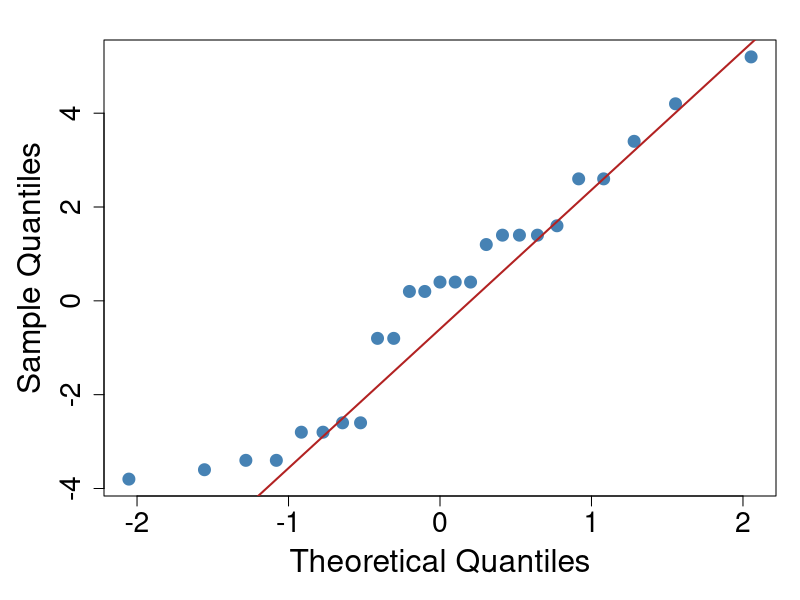
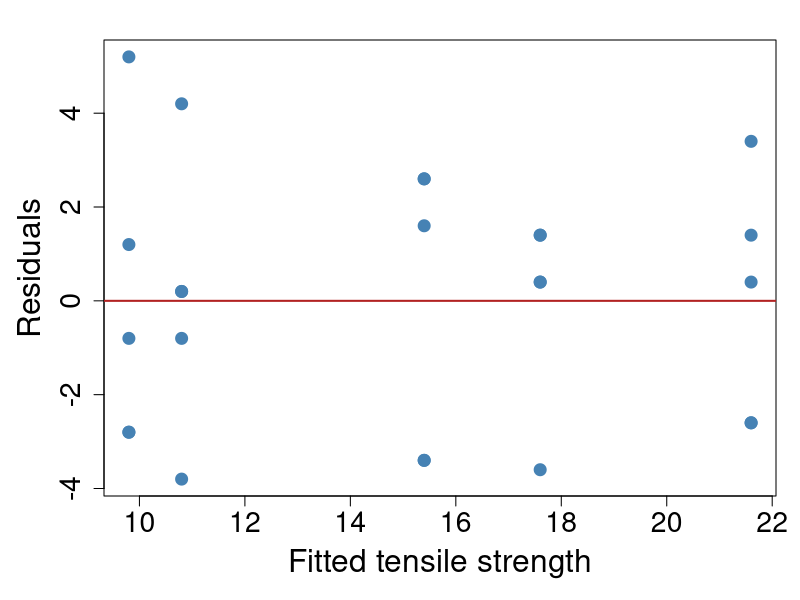

R code for these plots, in order:
### Homework 2 - Question 4(c)
### Residual analysis and model adequacy comments

cotton <- factor(rep(c(15, 20, 25, 30, 35), each = 5))
strength <- c(
   7,  7, 15, 11,  9,
  12, 17, 12, 18, 18,
  14, 19, 19, 18, 18,
  19, 25, 22, 19, 23,
   7, 10, 11, 15, 11
)

data <- data.frame(Cotton = cotton, Strength = strength)
fit <- lm(Strength ~ Cotton, data = data)
res <- resid(fit)
fitted_vals <- fitted(fit)

# Normal Q-Q plot
png("assignments/homework2/q4c_qqplot.png", width = 900, height = 700)
par(cex.lab = 1.9, cex.axis = 1.7, mar = c(5.2, 5.2, 2.0, 1.2))
qqnorm(
  res,
  main = "",
  xlab = "Theoretical Quantiles",
  ylab = "Sample Quantiles",
  pch = 19,
  col = "steelblue",
  cex = 1.6
)
qqline(res, col = "firebrick", lwd = 2)
dev.off()

# Residuals vs fitted
png("assignments/homework2/q4c_residuals_vs_fitted.png", width = 900, height = 700)
par(cex.lab = 1.9, cex.axis = 1.7, mar = c(5.2, 5.2, 2.0, 1.2))
plot(
  fitted_vals,
  res,
  main = "",
  xlab = "Fitted tensile strength",
  ylab = "Residuals",
  pch = 19,
  col = "steelblue",
  cex = 1.6
)
abline(h = 0, col = "firebrick", lwd = 2)
dev.off()

# Optional numeric diagnostic
shapiro_p <- shapiro.test(res)$p.value

cat("Saved Q-Q plot to assignments/homework2/q4c_qqplot.png\n")
cat("Saved residuals-vs-fitted plot to assignments/homework2/q4c_residuals_vs_fitted.png\n")
cat(sprintf("Shapiro-Wilk p-value for residual normality: %.6f\n", shapiro_p))

if (shapiro_p > 0.05) {
  cat("Comment: Residual normality appears reasonable based on Shapiro-Wilk and the Q-Q plot.\n")
} else {
  cat("Comment: Residual normality may be questionable; inspect Q-Q plot carefully.\n")
}
cat("Comment: If residuals-vs-fitted shows random scatter around zero with no pattern, model adequacy is supported.\n")
